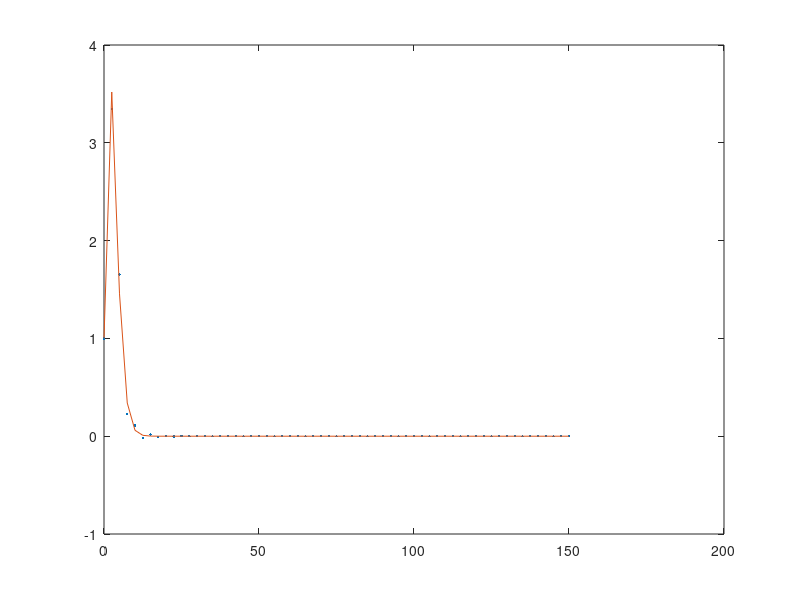

Write MATLAB code to recreate this figure.
%% Crank-Nicolson
% 
% for solving 
%
% $\frac{dv}{dt}=-\alpha (t)v+\beta (t)$
%
% where $\alpha (t) = \frac{3t}{1-t}$ and $\beta (t)=2(1-t)^3 e^{-t}$
%
% Assuming v(0)=1.0 for the period 0<t<15

clc
clear 
%close all

%% Discretization of t
ti=0;    % Initial Time
tf=150;   % Final Time

% Time step 
% h = 0.2; 
% h = 0.8;
% h = 1.1;
 h = 2.5;

% Discretization of t
i=1;
t(1)=ti;
while t(i)<tf  
        i=i+1;
        t(i)=t(i-1)+h;
end
t(i)=tf; clear i;
n=length(t);

%% Discretization of v

v = zeros(n,1);
alpha = zeros(n,1);
beta  = zeros(n,1);

for i=1:n-1
    % compute variables alpha(t) and beta(t)
    alpha(i) = 3*t(i)/(1+t(i));
    beta(i)  = 2*(1+t(i))^3*exp(-t(i));
end

% initial condition (v(0))
v(1)=1; 

for i=1:n-1
    % main discrete equation
    v(i+1) = ((1-h/2*alpha(i))*v(i)+h/2*(beta(i+1)+beta(i)))/(1+h/2*alpha(i+1));
end

%% Exact solution
v2 = zeros(n,1);
for i=1:n
     v2(i) = exp(-t(i))*(1+t(i))^3;
end
error=v2-v;
figure
plot(t,v,'.',t,v2,'-')
%figure
%plot(t,error,'.')
